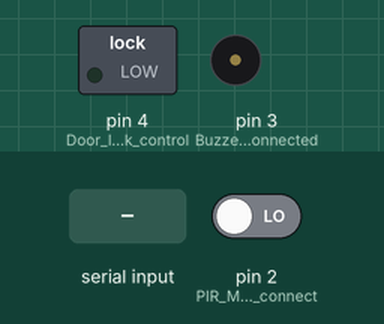
This sketch was run on a simulated Arduino Uno, built with avr-gcc and run on an emulated ATmega328P. Parts: switched loads named in the sketch (green lamp = pin HIGH), buzzer (waves = sounding, pin HIGH). Inputs (shaded band) come from the test bench; at power-on: pin 2 (PIR_Motion_Sensor_connect) LOW.

Above: at 1.2 s.
1.3 s: "ALARM_ON\n" received over Serial
At 2.2 s:
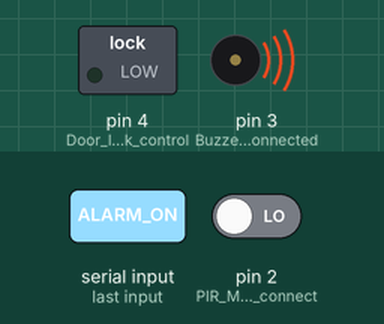
Timing chart, 0 to 7.8 s (numbered marks = the images above; inputs shaded):
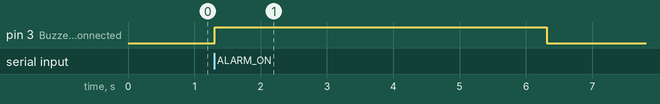

The sketch:

arduino_code.ino
```cpp
// Arduino Code for Motion Detection and Security Control

void setup() {
  Serial.begin(9600);        // Start serial communication with Python
  pinMode(2, INPUT);         // PIR Motion Sensor connected to digital pin 2
  pinMode(3, OUTPUT);        // Buzzer or Alarm connected to digital pin 3
  pinMode(4, OUTPUT);        // Door lock control (relay/servo) on digital pin 4
}

void loop() {
  int motionState = digitalRead(2);  // Read the PIR sensor

  if (motionState == HIGH) {
    Serial.println("MOTION_DETECTED"); // Send motion alert to Python
    delay(1000);  // Debounce delay
  }

  // Listen for commands from Python
  if (Serial.available()) {
    String data = Serial.readStringUntil('\n');

    if (data == "ALARM_ON") {
      digitalWrite(3, HIGH); // Activate alarm
      delay(5000);           // Alarm duration
      digitalWrite(3, LOW);
    }
    else if (data == "DOOR_OPEN") {
      digitalWrite(4, HIGH); // Unlock door
      delay(2000);           // Open door for 2 seconds
      digitalWrite(4, LOW);  // Lock again
    }
  }
}
```

Measured:
- after the input at 1.3 s, pin 3 (Buzzer_or_Alarm_connected): LOW → HIGH at once, → LOW 5.0 s later
